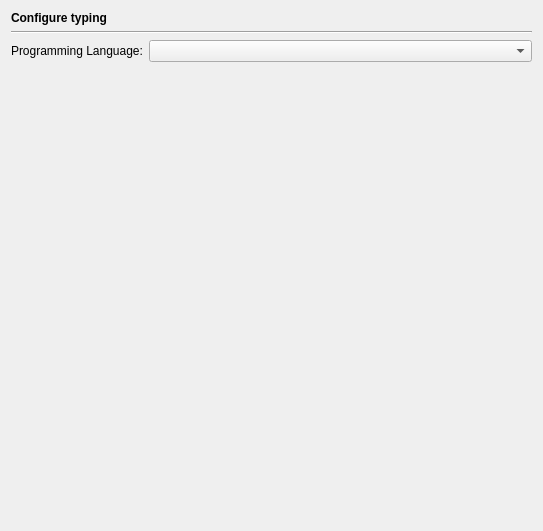
<?xml version="1.0" encoding="UTF-8"?>
<ui version="4.0">
 <class>EditorTypingPage</class>
 <widget class="QWidget" name="EditorTypingPage">
  <property name="geometry">
   <rect>
    <x>0</x>
    <y>0</y>
    <width>543</width>
    <height>531</height>
   </rect>
  </property>
  <property name="windowTitle">
   <string/>
  </property>
  <layout class="QVBoxLayout" name="verticalLayout_3">
   <item>
    <widget class="QLabel" name="headerLabel">
     <property name="text">
      <string>&lt;b&gt;Configure typing&lt;/b&gt;</string>
     </property>
    </widget>
   </item>
   <item>
    <widget class="Line" name="line1">
     <property name="frameShape">
      <enum>QFrame::HLine</enum>
     </property>
     <property name="frameShadow">
      <enum>QFrame::Sunken</enum>
     </property>
     <property name="orientation">
      <enum>Qt::Horizontal</enum>
     </property>
    </widget>
   </item>
   <item>
    <layout class="QHBoxLayout">
     <item>
      <widget class="QLabel" name="TextLabel1_3">
       <property name="toolTip">
        <string/>
       </property>
       <property name="text">
        <string>Programming Language:</string>
       </property>
       <property name="buddy">
        <cstring></cstring>
       </property>
      </widget>
     </item>
     <item>
      <widget class="QComboBox" name="languageCombo">
       <property name="sizePolicy">
        <sizepolicy hsizetype="Expanding" vsizetype="Fixed">
         <horstretch>0</horstretch>
         <verstretch>0</verstretch>
        </sizepolicy>
       </property>
       <property name="toolTip">
        <string>Select the programming language to be configured.</string>
       </property>
      </widget>
     </item>
    </layout>
   </item>
   <item>
    <widget class="QStackedWidget" name="stackedWidget">
     <property name="currentIndex">
      <number>0</number>
     </property>
     <widget class="QWidget" name="emptyPage"/>
     <widget class="QWidget" name="pythonPage">
      <layout class="QVBoxLayout" name="verticalLayout_2">
       <property name="leftMargin">
        <number>0</number>
       </property>
       <property name="rightMargin">
        <number>0</number>
       </property>
       <item>
        <widget class="QGroupBox" name="pythonGroup">
         <property name="focusPolicy">
          <enum>Qt::TabFocus</enum>
         </property>
         <property name="toolTip">
          <string>Select to enable Python typing aids</string>
         </property>
         <property name="title">
          <string>Enable Python typing aids</string>
         </property>
         <property name="checkable">
          <bool>true</bool>
         </property>
         <layout class="QVBoxLayout" name="verticalLayout">
          <item>
           <widget class="QCheckBox" name="pythonInsertClosingBraceCheckBox">
            <property name="toolTip">
             <string>Select to insert a closing parenthesis</string>
            </property>
            <property name="text">
             <string>Automatic parenthesis insertion</string>
            </property>
           </widget>
          </item>
          <item>
           <layout class="QHBoxLayout">
            <item>
             <spacer>
              <property name="orientation">
               <enum>Qt::Horizontal</enum>
              </property>
              <property name="sizeType">
               <enum>QSizePolicy::Fixed</enum>
              </property>
              <property name="sizeHint" stdset="0">
               <size>
                <width>20</width>
                <height>20</height>
               </size>
              </property>
             </spacer>
            </item>
            <item>
             <widget class="QCheckBox" name="pythonSkipBraceCheckBox">
              <property name="enabled">
               <bool>false</bool>
              </property>
              <property name="toolTip">
               <string>Select to skip matching braces when typing</string>
              </property>
              <property name="text">
               <string>Automatically skip matching braces when typing</string>
              </property>
             </widget>
            </item>
            <item>
             <spacer>
              <property name="orientation">
               <enum>Qt::Horizontal</enum>
              </property>
              <property name="sizeHint" stdset="0">
               <size>
                <width>131</width>
                <height>21</height>
               </size>
              </property>
             </spacer>
            </item>
           </layout>
          </item>
          <item>
           <widget class="QCheckBox" name="pythonColonDetectionCheckBox">
            <property name="toolTip">
             <string>Select to skip a ':', if typed next to another ':'</string>
            </property>
            <property name="text">
             <string>Automatic colon detection</string>
            </property>
           </widget>
          </item>
          <item>
           <widget class="QCheckBox" name="pythonIndentBraceCheckBox">
            <property name="toolTip">
             <string>Select to indent after typing 'return'</string>
            </property>
            <property name="text">
             <string>Automatic indent after '('</string>
            </property>
           </widget>
          </item>
          <item>
           <widget class="QCheckBox" name="pythonInsertQuoteCheckBox">
            <property name="toolTip">
             <string>Select to insert the matching quote character</string>
            </property>
            <property name="text">
             <string>Automatic quote insertion</string>
            </property>
           </widget>
          </item>
          <item>
           <widget class="QCheckBox" name="pythonDedentElseCheckBox">
            <property name="toolTip">
             <string>Select to dedent 'else:' and 'elif' to the matching 'if'</string>
            </property>
            <property name="text">
             <string>Automatic dedent of 'else:' and 'elif'</string>
            </property>
           </widget>
          </item>
          <item>
           <widget class="QCheckBox" name="pythonDedentExceptCheckBox">
            <property name="toolTip">
             <string>Select to dedent 'except' and 'finally' to the matching 'try:'</string>
            </property>
            <property name="text">
             <string>Automatic dedent of 'except' and 'finally'</string>
            </property>
           </widget>
          </item>
          <item>
           <widget class="QCheckBox" name="pythonInsertImportCheckBox">
            <property name="toolTip">
             <string>Select to insert the 'import ' string when the line starts with 'from ...'</string>
            </property>
            <property name="text">
             <string>Automatic insertion of the 'import' string on 'from xxx'</string>
            </property>
           </widget>
          </item>
          <item>
           <layout class="QHBoxLayout">
            <item>
             <spacer>
              <property name="orientation">
               <enum>Qt::Horizontal</enum>
              </property>
              <property name="sizeType">
               <enum>QSizePolicy::Fixed</enum>
              </property>
              <property name="sizeHint" stdset="0">
               <size>
                <width>20</width>
                <height>20</height>
               </size>
              </property>
             </spacer>
            </item>
            <item>
             <widget class="QCheckBox" name="pythonImportBraceTypeCheckBox">
              <property name="enabled">
               <bool>false</bool>
              </property>
              <property name="toolTip">
               <string>Select to create import statements of the form 'from ... import (...)'</string>
              </property>
              <property name="text">
               <string>Generate '(...)' type import</string>
              </property>
             </widget>
            </item>
            <item>
             <spacer>
              <property name="orientation">
               <enum>Qt::Horizontal</enum>
              </property>
              <property name="sizeHint" stdset="0">
               <size>
                <width>261</width>
                <height>20</height>
               </size>
              </property>
             </spacer>
            </item>
           </layout>
          </item>
          <item>
           <widget class="QCheckBox" name="pythonInsertSelfCheckBox">
            <property name="toolTip">
             <string>Select to insert the 'self' string when declaring a method</string>
            </property>
            <property name="text">
             <string>Automatic insertion of 'self' when declaring methods</string>
            </property>
           </widget>
          </item>
          <item>
           <widget class="QCheckBox" name="pythonInsertBlankCheckBox">
            <property name="toolTip">
             <string>Select to insert a blank after ','</string>
            </property>
            <property name="text">
             <string>Automatic insertion of ' ' (blank) after ','</string>
            </property>
           </widget>
          </item>
          <item>
           <widget class="QCheckBox" name="pythonDedentDefCheckBox">
            <property name="toolTip">
             <string>Select to dedent 'def' statements to the last 'def' or 'class'</string>
            </property>
            <property name="text">
             <string>Automatic dedent of 'def' statements</string>
            </property>
           </widget>
          </item>
         </layout>
        </widget>
       </item>
       <item>
        <spacer>
         <property name="orientation">
          <enum>Qt::Vertical</enum>
         </property>
         <property name="sizeHint" stdset="0">
          <size>
           <width>507</width>
           <height>20</height>
          </size>
         </property>
        </spacer>
       </item>
      </layout>
     </widget>
     <widget class="QWidget" name="rubyPage">
      <layout class="QVBoxLayout">
       <property name="leftMargin">
        <number>0</number>
       </property>
       <property name="rightMargin">
        <number>0</number>
       </property>
       <item>
        <widget class="QGroupBox" name="rubyGroup">
         <property name="focusPolicy">
          <enum>Qt::TabFocus</enum>
         </property>
         <property name="toolTip">
          <string>Select to enable Ruby typing aids</string>
         </property>
         <property name="title">
          <string>Enable Ruby typing aids</string>
         </property>
         <property name="checkable">
          <bool>true</bool>
         </property>
         <layout class="QVBoxLayout">
          <item>
           <widget class="QCheckBox" name="rubyInsertClosingBraceCheckBox">
            <property name="toolTip">
             <string>Select to insert a closing parenthesis</string>
            </property>
            <property name="text">
             <string>Automatic parenthesis insertion</string>
            </property>
           </widget>
          </item>
          <item>
           <widget class="QCheckBox" name="rubySkipBraceCheckBox">
            <property name="toolTip">
             <string>Select to skip matching braces when typing</string>
            </property>
            <property name="text">
             <string>Automatically skip matching braces when typing</string>
            </property>
           </widget>
          </item>
          <item>
           <widget class="QCheckBox" name="rubyIndentBraceCheckBox">
            <property name="toolTip">
             <string>Select to indent after typing 'return'</string>
            </property>
            <property name="text">
             <string>Automatic indent after '('</string>
            </property>
           </widget>
          </item>
          <item>
           <widget class="QCheckBox" name="rubyInsertQuoteCheckBox">
            <property name="toolTip">
             <string>Select to insert the matching quote character</string>
            </property>
            <property name="text">
             <string>Automatic quote insertion</string>
            </property>
           </widget>
          </item>
          <item>
           <widget class="QCheckBox" name="rubyInsertBlankCheckBox">
            <property name="toolTip">
             <string>Select to insert a blank after ','</string>
            </property>
            <property name="text">
             <string>Automatic insertion of ' ' (blank) after ','</string>
            </property>
           </widget>
          </item>
          <item>
           <widget class="QCheckBox" name="rubyInsertHereDocCheckBox">
            <property name="toolTip">
             <string>Select to automatically complete a here document</string>
            </property>
            <property name="text">
             <string>Automatic completion of here document</string>
            </property>
           </widget>
          </item>
          <item>
           <widget class="QCheckBox" name="rubyInsertInlineDocCheckBox">
            <property name="toolTip">
             <string>Select to automatically insert '=end' after entering '=begin'</string>
            </property>
            <property name="text">
             <string>Automatic insertion of '=end' after '=begin'</string>
            </property>
           </widget>
          </item>
         </layout>
        </widget>
       </item>
       <item>
        <spacer>
         <property name="orientation">
          <enum>Qt::Vertical</enum>
         </property>
         <property name="sizeHint" stdset="0">
          <size>
           <width>20</width>
           <height>40</height>
          </size>
         </property>
        </spacer>
       </item>
      </layout>
     </widget>
    </widget>
   </item>
   <item>
    <spacer>
     <property name="orientation">
      <enum>Qt::Vertical</enum>
     </property>
     <property name="sizeHint" stdset="0">
      <size>
       <width>519</width>
       <height>20</height>
      </size>
     </property>
    </spacer>
   </item>
  </layout>
 </widget>
 <tabstops>
  <tabstop>languageCombo</tabstop>
  <tabstop>pythonGroup</tabstop>
  <tabstop>pythonInsertClosingBraceCheckBox</tabstop>
  <tabstop>pythonSkipBraceCheckBox</tabstop>
  <tabstop>pythonColonDetectionCheckBox</tabstop>
  <tabstop>pythonIndentBraceCheckBox</tabstop>
  <tabstop>pythonInsertQuoteCheckBox</tabstop>
  <tabstop>pythonDedentElseCheckBox</tabstop>
  <tabstop>pythonDedentExceptCheckBox</tabstop>
  <tabstop>pythonInsertImportCheckBox</tabstop>
  <tabstop>pythonImportBraceTypeCheckBox</tabstop>
  <tabstop>pythonInsertSelfCheckBox</tabstop>
  <tabstop>pythonInsertBlankCheckBox</tabstop>
  <tabstop>pythonDedentDefCheckBox</tabstop>
  <tabstop>rubyGroup</tabstop>
  <tabstop>rubyInsertClosingBraceCheckBox</tabstop>
  <tabstop>rubySkipBraceCheckBox</tabstop>
  <tabstop>rubyIndentBraceCheckBox</tabstop>
  <tabstop>rubyInsertQuoteCheckBox</tabstop>
  <tabstop>rubyInsertBlankCheckBox</tabstop>
  <tabstop>rubyInsertHereDocCheckBox</tabstop>
  <tabstop>rubyInsertInlineDocCheckBox</tabstop>
 </tabstops>
 <resources/>
 <connections>
  <connection>
   <sender>pythonInsertClosingBraceCheckBox</sender>
   <signal>toggled(bool)</signal>
   <receiver>pythonSkipBraceCheckBox</receiver>
   <slot>setEnabled(bool)</slot>
   <hints>
    <hint type="sourcelabel">
     <x>118</x>
     <y>113</y>
    </hint>
    <hint type="destinationlabel">
     <x>162</x>
     <y>139</y>
    </hint>
   </hints>
  </connection>
  <connection>
   <sender>pythonInsertClosingBraceCheckBox</sender>
   <signal>toggled(bool)</signal>
   <receiver>pythonSkipBraceCheckBox</receiver>
   <slot>setChecked(bool)</slot>
   <hints>
    <hint type="sourcelabel">
     <x>215</x>
     <y>113</y>
    </hint>
    <hint type="destinationlabel">
     <x>198</x>
     <y>137</y>
    </hint>
   </hints>
  </connection>
  <connection>
   <sender>pythonInsertImportCheckBox</sender>
   <signal>toggled(bool)</signal>
   <receiver>pythonImportBraceTypeCheckBox</receiver>
   <slot>setEnabled(bool)</slot>
   <hints>
    <hint type="sourcelabel">
     <x>82</x>
     <y>271</y>
    </hint>
    <hint type="destinationlabel">
     <x>92</x>
     <y>297</y>
    </hint>
   </hints>
  </connection>
 </connections>
</ui>
